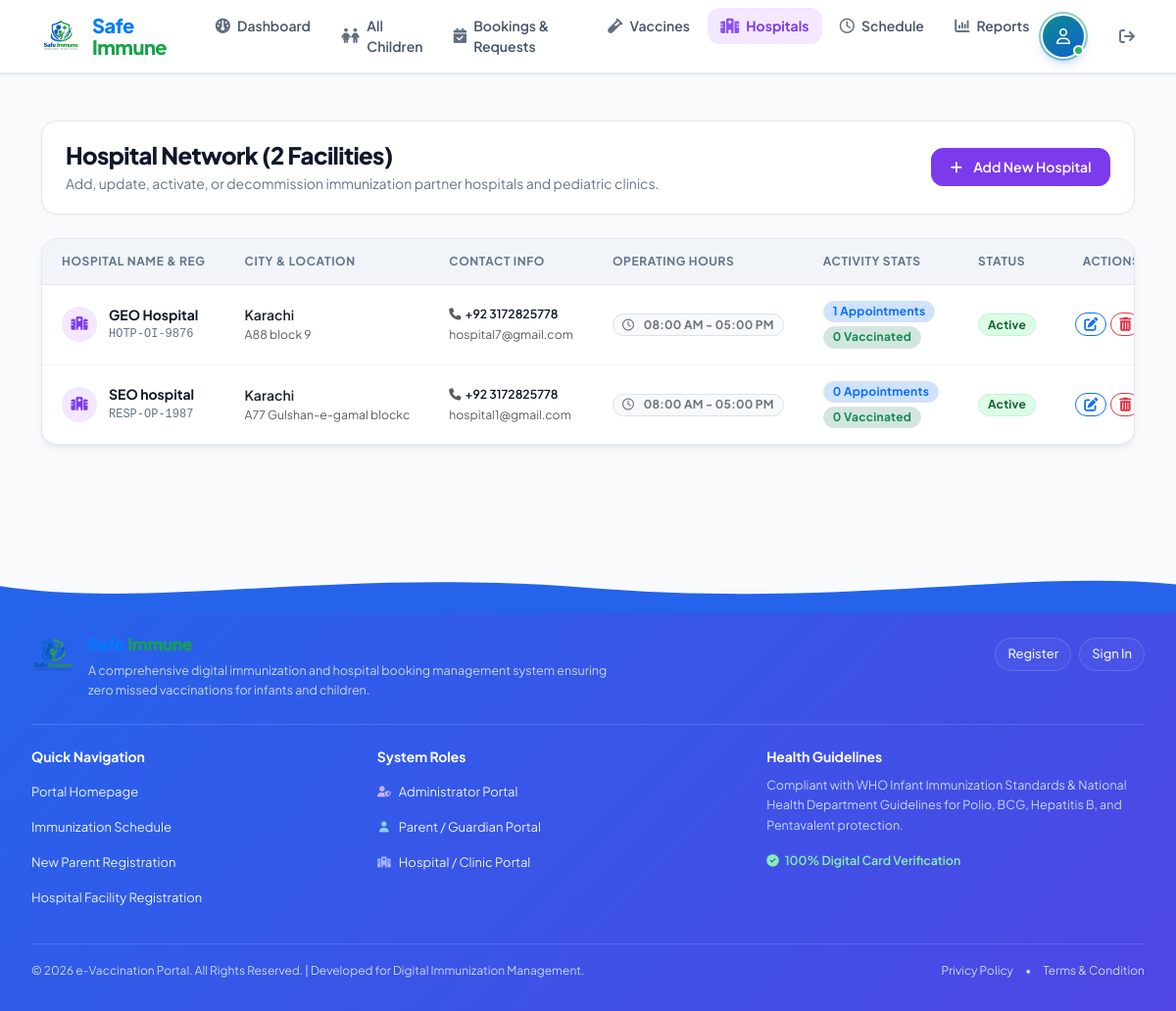
The page /admin/hospitals.php (signed in) on the database its author committed.
### tables this page shows
CREATE TABLE `hospitals` (
  `id` INT NOT NULL AUTO_INCREMENT,
  `user_id` INT DEFAULT NULL,
  `name` VARCHAR(150) NOT NULL,
  `reg_number` VARCHAR(50) DEFAULT NULL,
  `city` VARCHAR(80) NOT NULL,
  `location` VARCHAR(255) NOT NULL,
  `phone` VARCHAR(40) NOT NULL,
  `email` VARCHAR(120) DEFAULT NULL,
  `status` VARCHAR(20) DEFAULT 'active',
  `operating_hours` VARCHAR(100) DEFAULT '08:00 AM - 05:00 PM',
  `created_at` DATETIME DEFAULT CURRENT_TIMESTAMP,
  PRIMARY KEY (`id`),
  KEY `idx_hospitals_user_id` (`user_id`),
  CONSTRAINT `fk_hospitals_user` FOREIGN KEY (`user_id`) REFERENCES `users` (`id`) ON DELETE SET NULL
);

### includes/db.php (called while the page is built, shortened)
<?php
function get_db(): PDO {
    static $pdo = null;
    if ($pdo !== null) {
        return $pdo;
    }
    try {
        if (DB_DRIVER === 'sqlite') {
            $dbDir = dirname(SQLITE_PATH);
            if (!is_dir($dbDir)) {
                mkdir($dbDir, 0777, true);
            }
            $isNew = !file_exists(SQLITE_PATH) || filesize(SQLITE_PATH) === 0;
            $pdo = new PDO('sqlite:' . SQLITE_PATH);
            $pdo->setAttribute(PDO::ATTR_ERRMODE, PDO::ERRMODE_EXCEPTION);
            $pdo->setAttribute(PDO::ATTR_DEFAULT_FETCH_MODE, PDO::FETCH_ASSOC);
            $pdo->exec("PRAGMA foreign_keys = ON;");
            if ($isNew || !table_exists($pdo, 'users')) {
                initialize_database($pdo);
            }
        } else {
            $dsn = "mysql:host=" . DB_HOST . ";port=" . DB_PORT . ";dbname=" . DB_NAME . ";charset=utf8mb4";
            $pdo = new PDO($dsn, DB_USER, DB_PASS, [
                PDO::ATTR_ERRMODE => PDO::ERRMODE_EXCEPTION,
                PDO::ATTR_DEFAULT_FETCH_MODE => PDO::FETCH_ASSOC,
                PDO::ATTR_EMULATE_PREPARES => false
            ]);
        }
        return $pdo;
    } catch (PDOException $e) {
        die("Database Connection Error: " . htmlspecialchars($e->getMessage()));
    }
}
function db_query(string $sql, array $params = []): PDOStatement {
    $pdo = get_db();
    $stmt = $pdo->prepare($sql);
    $stmt->execute($params);
    return $stmt;
}
function db_fetch_all(string $sql, array $params = []): array {
    return db_query($sql, $params)->fetchAll();
}

### admin/hospitals.php (the view, shortened to what this page needs)
<?php
require_once __DIR__ . '/../includes/functions.php';
$action = $_GET['action'] ?? 'list';
$editHosp = null;
$hospitals = db_fetch_all("
    SELECT h.*,
           (SELECT COUNT(*) FROM appointments a WHERE a.hospital_id = h.id) as total_appointments,
           (SELECT COUNT(*) FROM vaccination_records vr WHERE vr.hospital_id = h.id AND vr.status = 'Vaccinated') as total_vaccinated
    FROM hospitals h
    ORDER BY h.name ASC
");
require_once __DIR__ . '/../includes/header.php';
?>
<div class="page-header-bar">
    <div>
        <h1 class="page-title">Hospital Network (<?= count($hospitals) ?> Facilities)</h1>
        <p class="page-subtitle">Add, update, activate, or decommission immunization partner hospitals and pediatric clinics.</p>
    </div>
    <button type="button" onclick="document.getElementById('hospitalFormCard').classList.toggle('d-none')" class="btn btn-purple">
        <i class="fa-solid fa-plus me-1"></i> <?= ($editHosp || $action === 'add') ? 'Close Form' : 'Add New Hospital' ?>
    </button>
</div>
<div class="table-card">
    <div class="table-responsive">
        <table class="table-custom">
            <thead>
                <tr>
                    <th>Hospital Name &amp; Reg</th>
                    <th>City &amp; Location</th>
                    <th>Contact Info</th>
                    <th>Operating Hours</th>
                    <th>Activity Stats</th>
                    <th>Status</th>
                    <th class="text-end">Actions</th>
                </tr>
            </thead>
            <tbody>
                <?php if (empty($hospitals)): ?>
                    <tr>
                        <td colspan="7">
                            <div class="empty-state-box">
                                <div class="empty-state-icon text-muted">
                                    <i class="fa-solid fa-hospital"></i>
                                </div>
                                <h6 class="empty-state-title">No Hospitals Listed</h6>
                                <p class="empty-state-text">No healthcare facilities registered yet. Click "Add New Hospital" to register partner hospitals.</p>
                            </div>
                        </td>
                    </tr>
                <?php else: ?>
                    <?php foreach ($hospitals as $h): ?>
                        <tr>
                            <td>
                                <div class="table-profile-cell">
                                    <div class="table-avatar table-avatar-purple">
                                        <i class="fa-solid fa-hospital"></i>
                                    </div>
                                    <div>
                                        <span class="profile-name"><?= htmlspecialchars($h['name']) ?></span>
                                        <span class="profile-sub font-monospace"><?= htmlspecialchars($h['reg_number'] ?: 'License Verified') ?></span>
                                    </div>
                                </div>
                            </td>
                            <td>
                                <div class="fw-semibold text-dark"><?= htmlspecialchars($h['city']) ?></div>
                                <small class="text-muted text-truncate d-block" style="max-width: 200px;"><?= htmlspecialchars($h['location']) ?></small>
                            </td>
                            <td>
                                <div class="small fw-semibold"><i class="fa-solid fa-phone text-muted me-1"></i><?= htmlspecialchars($h['phone']) ?></div>
                                <small class="text-muted"><?= htmlspecialchars($h['email']) ?></small>
                            </td>
                            <td>
                                <small class="badge bg-light text-secondary border">
                                    <i class="fa-regular fa-clock me-1"></i><?= htmlspecialchars($h['operating_hours']) ?>
                                </small>
                            </td>
                            <td>
                                <div class="d-flex flex-column gap-1 align-items-start">
                                    <span class="badge bg-primary-subtle text-primary border">
                                        <?= (int)$h['total_appointments'] ?> Appointments
                                    </span>
                                    <span class="badge bg-success-subtle text-success border">
                                        <?= (int)$h['total_vaccinated'] ?> Vaccinated
                                    </span>
                                </div>
                            </td>
                            <td>
                                <?= render_status_badge($h['status']) ?>
                            </td>
                            <td class="text-end">
                                <div class="d-inline-flex gap-1">
                                    <a href="<?= BASE_URL ?>/admin/hospitals.php?edit_id=<?= $h['id'] ?>" class="btn btn-outline-primary btn-sm py-1 px-2" title="Edit Facility">
                                        <i class="fa-solid fa-pen-to-square"></i>
                                    </a>
                                    <a href="<?= BASE_URL ?>/admin/hospitals.php?action=delete&id=<?= $h['id'] ?>" onclick="return confirm('Are you sure you want to delete or deactivate this hospital?');" class="btn btn-outline-danger btn-sm py-1 px-2" title="Decommission Facility">
                                        <i class="fa-solid fa-trash-can"></i>
                                    </a>
                                </div>
                            </td>
                        </tr>
                    <?php endforeach; ?>
                <?php endif; ?>
            </tbody>
        </table>
    </div>
</div>
<?php require_once __DIR__ . '/../includes/footer.php'; ?>

### includes/functions.php (shortened to what this page needs)
<?php
require_once __DIR__ . '/db.php';
function render_status_badge(string $status): string {
    $statusLower = strtolower(trim($status));
    $classes = [
        'pending' => 'badge-pending',
        'approved' => 'badge-approved',
        'completed' => 'badge-completed',
        'vaccinated' => 'badge-completed',
        'not vaccinated' => 'badge-rejected',
        'rejected' => 'badge-rejected',
        'missed' => 'badge-overdue',
        'available' => 'badge-available',
        'unavailable' => 'badge-unavailable',
        'active' => 'badge-active',
        'inactive' => 'badge-inactive',
        'due' => 'badge-due',
        'overdue' => 'badge-overdue',
        'upcoming' => 'badge-upcoming'
    ];
    $badgeClass = $classes[$statusLower] ?? 'badge-upcoming';
    $label = ucwords($status);
    return '<span class="badge ' . $badgeClass . '">' . htmlspecialchars($label) . '</span>';
}

### assets/css/global.css (style rules this page uses)
:root { --primary-color: #0284c7; --primary-hover: #0369a1; --primary-light: #e0f2fe; --primary-rgb: 2, 132, 199; --brand-color: #16a34a; --brand-hover: #15803d; --brand-light: #dcfce7; --brand-rgb: 22, 163, 74; --medical-cyan: #06b6d4; --medical-purple: #7c3aed; --medical-purple-light: #f3e8ff; --medical-indigo: #4f46e5; --medical-indigo-light: #eef2ff; --bg-app: #f8fafc; --bg-surface: #ffffff; --bg-subtle: #f1f5f9; --border-color: #e2e8f0; --border-light: #f1f5f9; --text-main: #0f172a; --text-muted: #64748b; --text-subtle: #94a3b8; --status-success: #10b981; --status-warning: #f59e0b; --status-danger: #ef4444; --status-info: #0ea5e9; --shadow-subtle: 0 1px 3px rgba(15, 23, 42, 0.05); --shadow-card: 0 4px 6px -1px rgba(15, 23, 42, 0.07), 0 2px 4px -2px rgba(15, 23, 42, 0.05); --shadow-hover: 0 10px 15px -3px rgba(15, 23, 42, 0.08), 0 4px 6px -4px rgba(15, 23, 42, 0.04); --shadow-float: 0 20px 25px -5px rgba(15, 23, 42, 0.08), 0 8px 10px -6px rgba(15, 23, 42, 0.04); --radius-sm: 0.375rem; --radius-md: 0.5rem; --radius-lg: 0.75rem; --radius-xl: 1rem; --radius-2xl: 1.25rem; --radius-pill: 9999px; }
body { font-family: 'Plus Jakarta Sans', system-ui, -apple-system, 'Segoe UI', Roboto, Helvetica, Arial, sans-serif; background-color: var(--bg-app); color: var(--text-main); min-height: 100vh; display: flex; flex-direction: column; -webkit-font-smoothing: antialiased; }
.page-header-bar { background: var(--bg-surface); border: 1px solid var(--border-color); border-radius: var(--radius-xl); padding: 1.25rem 1.5rem; margin-bottom: 1.5rem; box-shadow: var(--shadow-subtle); display: flex; flex-direction: column; gap: 1rem; transition: all 0.3s ease; }
@media (min-width: 768px) { .page-header-bar { flex-direction: row; align-items: center; justify-content: space-between; } }
.page-title { font-size: 1.5rem; font-weight: 800; color: var(--text-main); letter-spacing: -0.025em; margin-bottom: 0.25rem; }
.page-subtitle { font-size: 0.875rem; color: var(--text-muted); margin-bottom: 0; line-height: 1.5; }
.badge, .badge-custom { font-size: 0.75rem; font-weight: 700; padding: 0.35em 0.75em; border-radius: var(--radius-pill); display: inline-flex; align-items: center; gap: 0.35rem; letter-spacing: 0.02em; text-transform: capitalize; }
.badge-approved, .badge-active, .badge-available, .badge-completed, .badge-vaccinated { background-color: #dcfce7; color: #166534; border: 1px solid #bbf7d0; }
.btn { font-weight: 600; border-radius: var(--radius-lg); padding: 0.5rem 1.15rem; font-size: 0.875rem; transition: all 0.25s ease; display: inline-flex; align-items: center; justify-content: center; gap: 0.45rem; }
.btn-purple { background-color: var(--medical-purple); border-color: var(--medical-purple); color: #ffffff; }

### assets/css/tables.css (style rules this page uses)
.table-card { background: var(--bg-surface); border: 1px solid var(--border-color); border-radius: var(--radius-xl); box-shadow: var(--shadow-card); overflow: hidden; margin-bottom: 1.5rem; }
.table-custom { width: 100%; margin-bottom: 0; vertical-align: middle; border-collapse: separate; border-spacing: 0; }
.table-custom th { background-color: var(--bg-subtle); color: var(--text-muted); font-size: 0.75rem; font-weight: 700; text-transform: uppercase; letter-spacing: 0.05em; padding: 0.875rem 1.25rem; border-bottom: 1px solid var(--border-color); white-space: nowrap; }
.table-custom td { padding: 1rem 1.25rem; color: var(--text-main); font-size: 0.875rem; border-bottom: 1px solid var(--border-light); background-color: var(--bg-surface); transition: background-color 0.2s ease; }
.table-custom tbody tr:last-child td { border-bottom: none; }
.table-profile-cell { display: flex; align-items: center; gap: 0.75rem; }
.table-avatar { width: 36px; height: 36px; border-radius: 50%; display: flex; align-items: center; justify-content: center; font-weight: 700; font-size: 0.85rem; flex-shrink: 0; }
.table-avatar-purple { background-color: var(--medical-purple-light); color: var(--medical-purple); }
.profile-name { font-weight: 700; color: var(--text-main); display: block; line-height: 1.2; }
.profile-sub { font-size: 0.75rem; color: var(--text-muted); display: block; margin-top: 0.15rem; }

### rows shown on the page
hospitals: name "GEO Hospital", reg_number "HOTP-OI-9876", city "Karachi", location "A88 block 9", phone "+92 3172825778", email "hospital7@gmail.com", operating_hours "08:00 AM - 05:00 PM", total_appointments "1", total_vaccinated "0", status "Active"
hospitals: name "SEO hospital", reg_number "RESP-OP-1987", city "Karachi", location "A77 Gulshan-e-gamal blockc", phone "+92 3172825778", email "hospital1@gmail.com", operating_hours "08:00 AM - 05:00 PM", total_appointments "0", total_vaccinated "0", status "Active"

### other values the page prints
count($hospitals) "2"
APP_NAME "e-Vaccination Portal"
